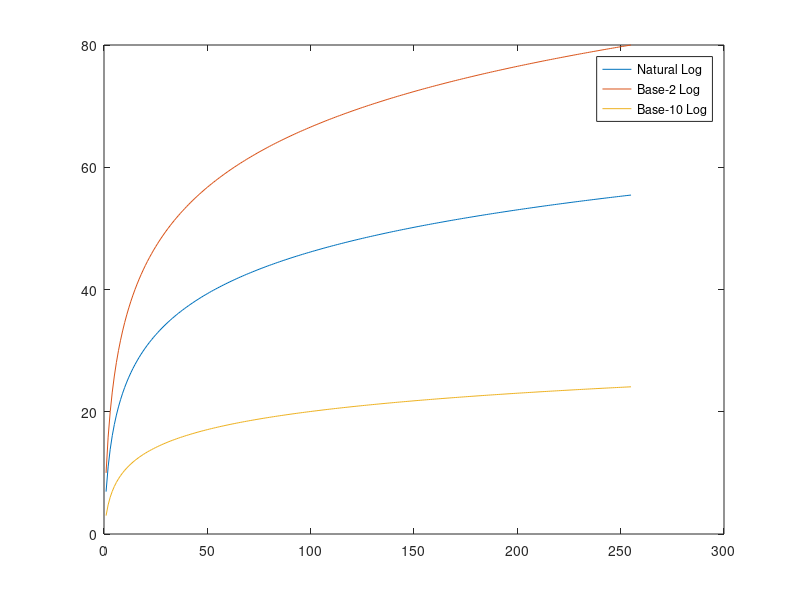

The MATLAB script that drew this image: (Note: this script raises an error after producing the figure.)
%
% ex3_02.m
%

clear all;
close all;

%% 1.1

x = uint8(1:255);
c = 10;

gp1 = c * log(1 + double(x));
gp2 = c * log2(1 + double(x));
gp3 = c * log10(1 + double(x));

figure(3);
plot(x, gp1, x, gp2, x, gp3);
legend('Natural Log', 'Base-2 Log', 'Base-10 Log');

%% 1.2

f = imread('img/Fig0206(a)(rose-original).tif');
g1 = c * log(1 + double(f));
g2 = c * log2(1 + double(f));
g3 = c * log10(1 + double(f));
gs1 = im2uint8(mat2gray(g1));
gs2 = im2uint8(mat2gray(g2));
gs3 = im2uint8(mat2gray(g3));

figure(4);
subplot(2, 2, 1); imshow(f);
subplot(2, 2, 2); imshow(gs1);
subplot(2, 2, 3); imshow(gs2);
subplot(2, 2, 4); imshow(gs3);

%% 2.1

m = 150;
E = 15;
m = 128;

G1 = 1./(1 + (m./(double(x) + eps)).^5);
G2 = 1./(1 + (m./(double(x) + eps)).^10);
G3 = 1./(1 + (m./(double(x) + eps)).^E);
G4 = 1./(1 + (m./(double(x) + eps)).^20);

figure(5);
plot(x, G1, x, G2, x, G3, x, G4);
legend('E=5', 'E=10', 'E=15', 'E=20');

%% 2.2

f = imread('img/blurimg.gif');

G1 = 1./(1 + (m./(double(f) + eps)).^5);
G2 = 1./(1 + (m./(double(f) + eps)).^10);
G3 = 1./(1 + (m./(double(f) + eps)).^15);
G4 = 1./(1 + (m./(double(f) + eps)).^20);

GS1 = im2uint8(mat2gray(G1));
GS2 = im2uint8(mat2gray(G2));
GS3 = im2uint8(mat2gray(G3));
GS4 = im2uint8(mat2gray(G4));

figure(6);
subplot(2, 2, 1); imshow(uint8(GS1));
subplot(2, 2, 2); imshow(uint8(GS2));
subplot(2, 2, 3); imshow(uint8(GS3));
subplot(2, 2, 4); imshow(uint8(GS4));
















